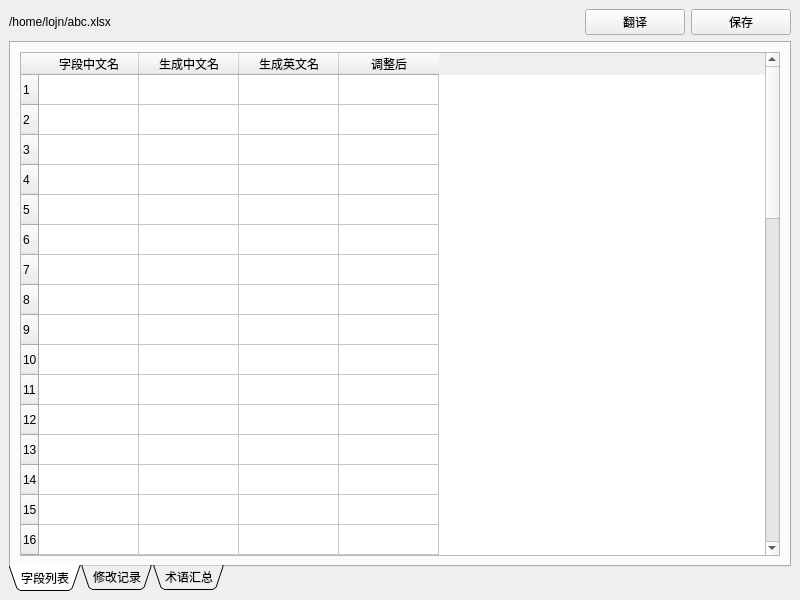
<?xml version="1.0" encoding="UTF-8"?>
<ui version="4.0">
 <class>MainWindow</class>
 <widget class="QMainWindow" name="MainWindow">
  <property name="geometry">
   <rect>
    <x>0</x>
    <y>0</y>
    <width>800</width>
    <height>600</height>
   </rect>
  </property>
  <property name="windowTitle">
   <string>字段翻译</string>
  </property>
  <widget class="QWidget" name="centralwidget">
   <layout class="QVBoxLayout" name="verticalLayout">
    <item>
     <layout class="QHBoxLayout" name="horizontalLayout">
      <item>
       <widget class="BodyLabel" name="label">
        <property name="text">
         <string>/home/lojn/abc.xlsx</string>
        </property>
       </widget>
      </item>
      <item>
       <spacer name="horizontalSpacer">
        <property name="orientation">
         <enum>Qt::Horizontal</enum>
        </property>
        <property name="sizeHint" stdset="0">
         <size>
          <width>40</width>
          <height>20</height>
         </size>
        </property>
       </spacer>
      </item>
      <item>
       <widget class="PushButton" name="btn_trans">
        <property name="sizePolicy">
         <sizepolicy hsizetype="Fixed" vsizetype="Fixed">
          <horstretch>0</horstretch>
          <verstretch>0</verstretch>
         </sizepolicy>
        </property>
        <property name="minimumSize">
         <size>
          <width>100</width>
          <height>0</height>
         </size>
        </property>
        <property name="text">
         <string>翻译</string>
        </property>
       </widget>
      </item>
      <item>
       <widget class="PushButton" name="btn_save">
        <property name="sizePolicy">
         <sizepolicy hsizetype="Fixed" vsizetype="Fixed">
          <horstretch>0</horstretch>
          <verstretch>0</verstretch>
         </sizepolicy>
        </property>
        <property name="minimumSize">
         <size>
          <width>100</width>
          <height>0</height>
         </size>
        </property>
        <property name="text">
         <string>保存</string>
        </property>
       </widget>
      </item>
     </layout>
    </item>
    <item>
     <widget class="QTabWidget" name="tabWidget">
      <property name="tabPosition">
       <enum>QTabWidget::South</enum>
      </property>
      <property name="tabShape">
       <enum>QTabWidget::Triangular</enum>
      </property>
      <property name="currentIndex">
       <number>0</number>
      </property>
      <widget class="QWidget" name="tab_1">
       <attribute name="title">
        <string>字段列表</string>
       </attribute>
       <layout class="QHBoxLayout" name="horizontalLayout_2">
        <item>
         <widget class="MyTableWidget" name="tbw_1">
          <property name="rowCount">
           <number>50</number>
          </property>
          <row/>
          <row/>
          <row/>
          <row/>
          <row/>
          <row/>
          <row/>
          <row/>
          <row/>
          <row/>
          <row/>
          <row/>
          <row/>
          <row/>
          <row/>
          <row/>
          <row/>
          <row/>
          <row/>
          <row/>
          <row/>
          <row/>
          <row/>
          <row/>
          <row/>
          <row/>
          <row/>
          <row/>
          <row/>
          <row/>
          <row/>
          <row/>
          <row/>
          <row/>
          <row/>
          <row/>
          <row/>
          <row/>
          <row/>
          <row/>
          <row/>
          <row/>
          <row/>
          <row/>
          <row/>
          <row/>
          <row/>
          <row/>
          <row/>
          <row/>
          <column>
           <property name="text">
            <string>字段中文名</string>
           </property>
          </column>
          <column>
           <property name="text">
            <string>生成中文名</string>
           </property>
          </column>
          <column>
           <property name="text">
            <string>生成英文名</string>
           </property>
          </column>
          <column>
           <property name="text">
            <string>调整后</string>
           </property>
          </column>
         </widget>
        </item>
       </layout>
      </widget>
      <widget class="QWidget" name="tab_2">
       <attribute name="title">
        <string>修改记录</string>
       </attribute>
       <layout class="QHBoxLayout" name="horizontalLayout_3">
        <item>
         <widget class="MyTableWidget" name="tbw_2">
          <property name="rowCount">
           <number>10</number>
          </property>
          <row/>
          <row/>
          <row/>
          <row/>
          <row/>
          <row/>
          <row/>
          <row/>
          <row/>
          <row/>
          <column>
           <property name="text">
            <string>修改日期</string>
           </property>
          </column>
          <column>
           <property name="text">
            <string>修改人</string>
           </property>
          </column>
          <column>
           <property name="text">
            <string>修改说明</string>
           </property>
          </column>
          <column>
           <property name="text">
            <string>修改原因</string>
           </property>
          </column>
          <column>
           <property name="text">
            <string>备注</string>
           </property>
          </column>
         </widget>
        </item>
       </layout>
      </widget>
      <widget class="QWidget" name="tab_3">
       <attribute name="title">
        <string>术语汇总</string>
       </attribute>
       <layout class="QHBoxLayout" name="horizontalLayout_4">
        <item>
         <widget class="MyTableWidget" name="tbw_3">
          <column>
           <property name="text">
            <string>名次中文</string>
           </property>
          </column>
          <column>
           <property name="text">
            <string>名次英文</string>
           </property>
          </column>
          <column>
           <property name="text">
            <string>使用次数</string>
           </property>
          </column>
         </widget>
        </item>
       </layout>
      </widget>
     </widget>
    </item>
   </layout>
  </widget>
 </widget>
 <customwidgets>
  <customwidget>
   <class>PushButton</class>
   <extends>QPushButton</extends>
   <header location="global">qfluentwidgets</header>
  </customwidget>
  <customwidget>
   <class>BodyLabel</class>
   <extends>QLabel</extends>
   <header location="global">qfluentwidgets</header>
  </customwidget>
  <customwidget>
   <class>MyTableWidget</class>
   <extends>QTableWidget</extends>
   <header location="global">MyWidget</header>
  </customwidget>
 </customwidgets>
 <resources/>
 <connections/>
</ui>
